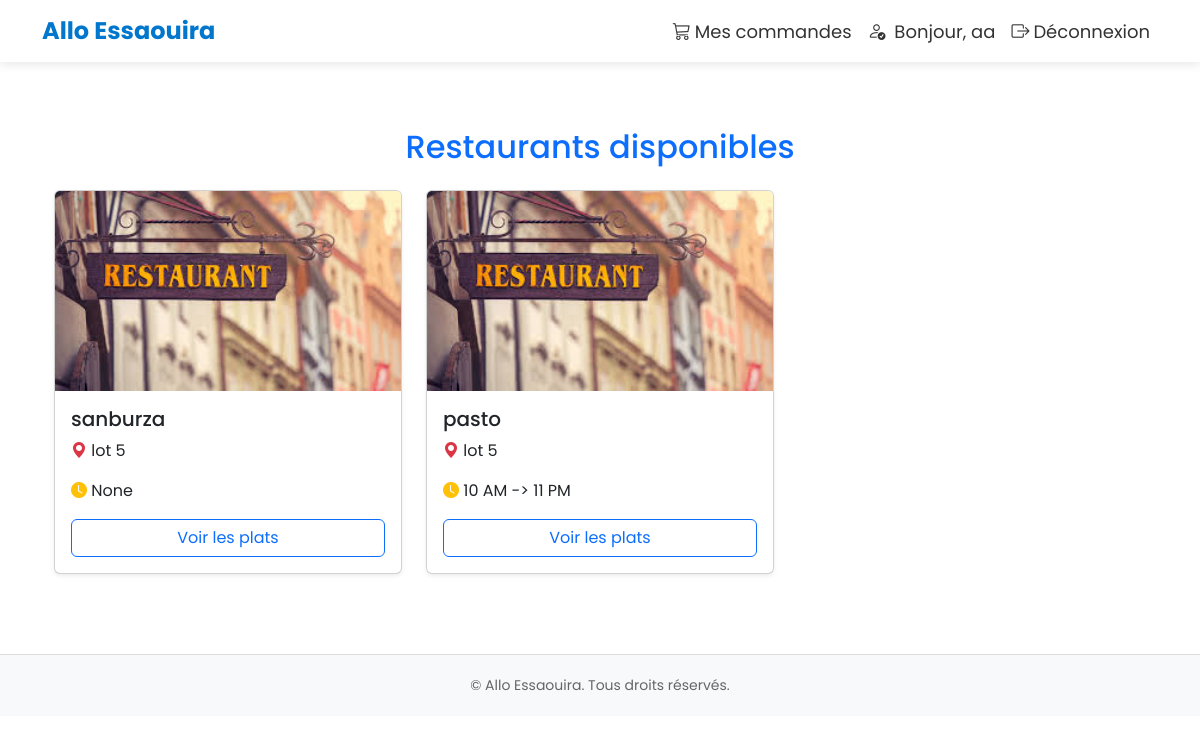
Screenshot of /restaurants/ (signed in) with the database file from the repository.
### restaurants/models.py (models this page shows, shortened)
class Restaurant(models.Model):
    user = models.OneToOneField(User, on_delete=models.CASCADE, null=True, blank=True)
    nom = models.CharField(max_length=100, null=True, blank=True)
    adresse = models.CharField(max_length=150, null=True, blank=True)
    telephone = models.CharField(max_length=20, null=True, blank=True)
    email = models.EmailField(null=True, blank=True)
    photo_restaurant = models.ImageField(upload_to='restaurants_photos/', null=True, blank=True)
    horaires = models.CharField(max_length=150, null=True, blank=True)

### restaurants/views.py (the view)
# urls.py: path('', views.liste_restaurants, name='liste_restaurants'),
@login_required
def liste_restaurants(request):
    try:
        client = SignUpClient.objects.get(user=request.user)
    except SignUpClient.DoesNotExist:
        return redirect('LoginClient')
    restaurants = Restaurant.objects.all()
    return render(request, 'liste_restaurants.html', {'restaurants': restaurants})

### restaurants/templates/liste_restaurants.html
{% extends 'base.html' %}
{% load static %}
{% block content %}
<div class="container mt-5">
  <h2 class="mb-4 text-center text-primary">Restaurants disponibles</h2>
  <div class="row g-4">
    {% for restaurant in restaurants %}
      <div class="col-md-4">
        <div class="card h-100 shadow-sm">
          {% if restaurant.photo_restaurant %}
            <img src="{{ restaurant.photo_restaurant.url }}" class="card-img-top" style="height: 200px; object-fit: cover;" alt="Image du restaurant">
          {% else %}
            <img src="{% static 'images/restaurant.jpeg' %}" class="card-img-top" style="height: 200px; object-fit: cover;" alt="Image par défaut">
          {% endif %}
          <div class="card-body">
            <h5 class="card-title">{{ restaurant.nom }}</h5>
            <p class="card-text"><i class="bi bi-geo-alt-fill text-danger"></i> {{ restaurant.adresse }}</p>
            <p class="card-text"><i class="bi bi-clock-fill text-warning"></i> {{ restaurant.horaires }}</p>
            <a href="{% url 'plats_restaurant' restaurant.id %}" class="btn btn-outline-primary w-100">Voir les plats</a>
          </div>
        </div>
      </div>
    {% empty %}
      <p>Aucun restaurant trouvé.</p>
    {% endfor %}
  </div>
</div>
{% endblock %}

### templates/base.html (style rules this page uses)
body { font-family: 'Poppins', sans-serif; padding-top: 80px; }

### rows the page displays
Restaurant: nom "sanburza", adresse "lot 5", horaires "None"
Restaurant: photo_restaurant (picture), nom "pasto", adresse "lot 5", horaires "10 AM -> 11 PM"

### other values shown
{{ request.session.client_name }} "aa"
